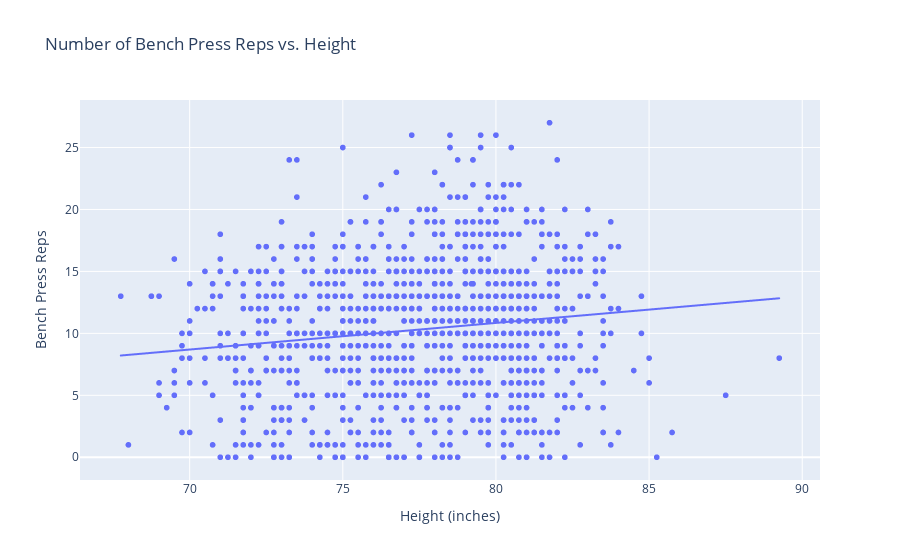

The cell this chart's notebook holds for it:
### Markdown cell above
### Are taller players stronger?

### Code cell
draft_combine['Height (inches)'] = draft_combine['heightWOShoesInches']
draft_combine['Bench Press Reps'] = draft_combine['repsBenchPress135']

px.scatter(draft_combine.sort_values('heightWOShoesInches'),x='Height (inches)',y='Bench Press Reps', title = 'Number of Bench Press Reps vs. Height', trendline = "ols")

### Figure 1 — Plotly figure (JSON) as saved in the notebook; plotly's stock layout.template omitted (floating-point values rounded to 4 significant figures; data arrays with more than 128 entries replaced by an {"elided": "..."} marker saying what was removed)
{"data": [{"hovertemplate": "Height (inches)=%{x}<br>Bench Press Reps=%{y}<extra></extra>", "legendgroup": "", "marker": {"color": "#636efa", "symbol": "circle"}, "mode": "markers", "name": "", "showlegend": false, "type": "scattergl", "x": {"elided": "1395 float values"}, "xaxis": "x", "y": {"elided": "1395 int values"}, "yaxis": "y"}, {"hovertemplate": "<b>OLS trendline</b><br>Bench Press Reps = 0.214865 * Height (inches) + -6.34609<br>R<sup>2</sup>=0.017976<br><br>Height (inches)=%{x}<br>Bench Press Reps=%{y} <b>(trend)</b><extra></extra>", "legendgroup": "", "marker": {"color": "#636efa", "symbol": "circle"}, "mode": "lines", "name": "", "showlegend": false, "type": "scattergl", "x": {"elided": "1095 float values"}, "xaxis": "x", "y": {"elided": "1095 float values"}, "yaxis": "y"}], "layout": {"legend": {"tracegroupgap": 0}, "title": {"text": "Number of Bench Press Reps vs. Height"}, "xaxis": {"anchor": "y", "domain": [0, 1], "title": {"text": "Height (inches)"}}, "yaxis": {"anchor": "x", "domain": [0, 1], "title": {"text": "Bench Press Reps"}}}}
